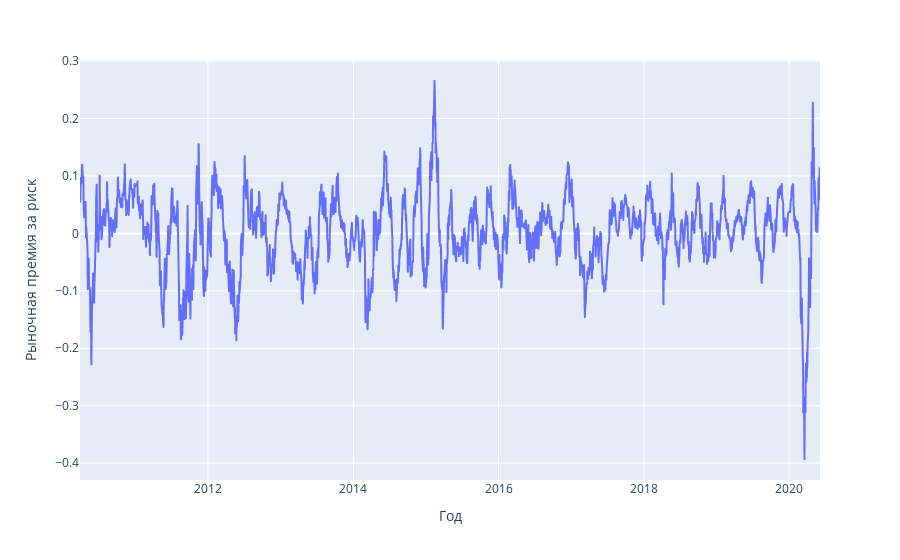

The code cell stored with this chart in its notebook:
### Markdown cell above
## Plot market risk premium

### Code cell
fig = px.line(data_for_plot, x='Год', y="Рыночная премия за риск")
fig.show()

### Figure 1 — Plotly figure (JSON) as saved in the notebook; plotly's stock layout.template omitted (floating-point values rounded to 4 significant figures; data arrays with more than 128 entries replaced by an {"elided": "..."} marker saying what was removed)
{"data": [{"hovertemplate": "Год=%{x}<br>Рыночная премия за риск=%{y}<extra></extra>", "legendgroup": "", "line": {"color": "#636efa", "dash": "solid"}, "mode": "lines", "name": "", "showlegend": false, "type": "scattergl", "x": {"elided": "2551 str values"}, "xaxis": "x", "y": {"elided": "2551 float values"}, "yaxis": "y"}], "layout": {"legend": {"tracegroupgap": 0}, "margin": {"t": 60}, "xaxis": {"anchor": "y", "domain": [0, 1], "title": {"text": "Год"}}, "yaxis": {"anchor": "x", "domain": [0, 1], "title": {"text": "Рыночная премия за риск"}}}}
